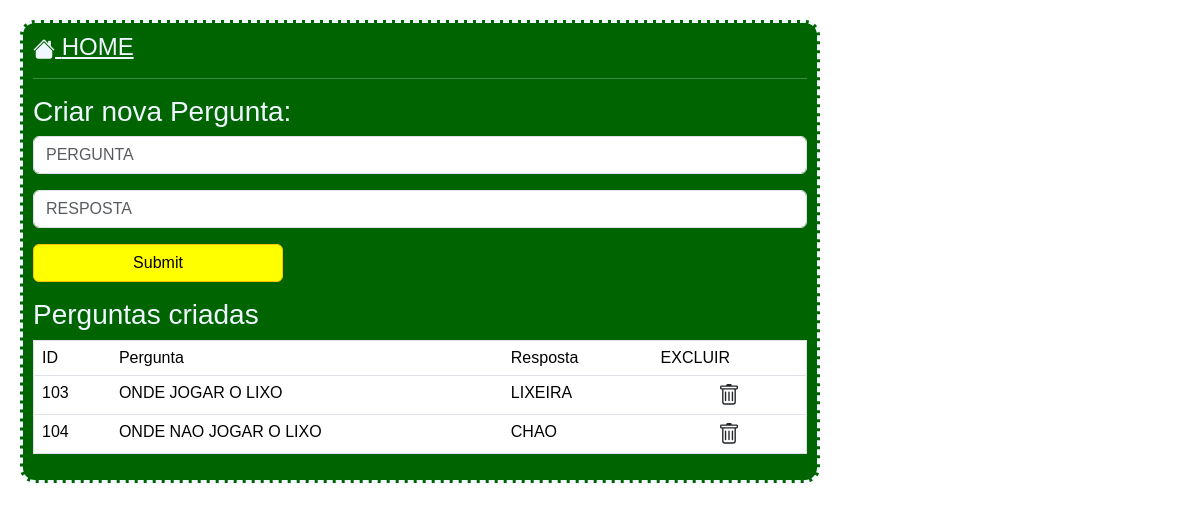
The page /view/gestorPalavras.php (signed in) on the database its author committed.
### tables this page shows
CREATE TABLE IF NOT EXISTS `pergunta` (
  `idpergunta` int(11) NOT NULL AUTO_INCREMENT,
  `pergunta` varchar(255) NOT NULL,
  `resposta` varchar(255) DEFAULT NULL,
  PRIMARY KEY (`idpergunta`)
);

### model/DaoPergunta.php (called while the page is built, shortened)
<?php
class DaoPergunta
{
	public static function listarPerguntas($pdo)
	{
 	$sql = "SELECT * FROM pergunta";
    $stmt = $pdo->query($sql);
    $perguntas = $stmt->fetchAll(PDO::FETCH_ASSOC);
    return $perguntas;
	}
}

### view/gestorPalavras.php (the view, shortened to what this page needs)
<?php
require_once '../model/DaoPergunta.php';
$conexao = new conexao();
$pdo = $conexao->getPdo();
$dados = DaoPergunta::listarPerguntas($pdo);
?>
<link href="https://cdn.jsdelivr.net/npm/bootstrap@5.3.5/dist/css/bootstrap.min.css" rel="stylesheet">
<link rel="stylesheet" href="css.css">
<body>
<div class="gestor">
<h4> <a href="index.php">
HOME </a> </h4>
<form action = "" method = "post">
<hr>
<h3> Criar nova Pergunta:</h3>
<input class="form-control" type="text" name="pergunta" placeholder="PERGUNTA">
<input class="form-control" type="text" name="resposta" placeholder="RESPOSTA">
<input class="btn btn-warning largura" type="submit" name="">
</form>
<h3> Perguntas criadas </h3>
<p>
	<table border="1" class="table">
		<tr>
			<td>ID</td>
			<td>Pergunta</td>
			<td>Resposta</td>
			<td>EXCLUIR</td>
		</tr>
		<?php
foreach ($dados as $key => $value) { ?>
		<tr>
			<td><?php echo $value['idpergunta']; ?></td>
			<td><?php echo $value['pergunta']; ?></td>
			<td><?php echo $value['resposta']; ?></td>
			<td align="center"> <a href="../model/excluirPalavra.php?idpalavra=<?=$value['idpergunta'];?> "  class="text-dark" >
		</a> </td>
		</tr>
<?php } ?>
	</table>
	</body>

### view/css.css (style rules this page uses)
body { font-family: Arial, sans-serif; text-align: center; }
a { color: aliceblue !important; }
.gestor { width: 800px !important; margin: 20px !important; border-style: dashed; border-radius: 15px; padding: 10px; background-color:#006400; color:aliceblue; text-align: left; }
.largura { width: 250px; background-color: yellow !important; }

### rows shown on the page
pergunta: idpergunta "103", pergunta "ONDE JOGAR O LIXO", resposta "LIXEIRA"
pergunta: idpergunta "104", pergunta "ONDE NAO JOGAR O LIXO", resposta "CHAO"
